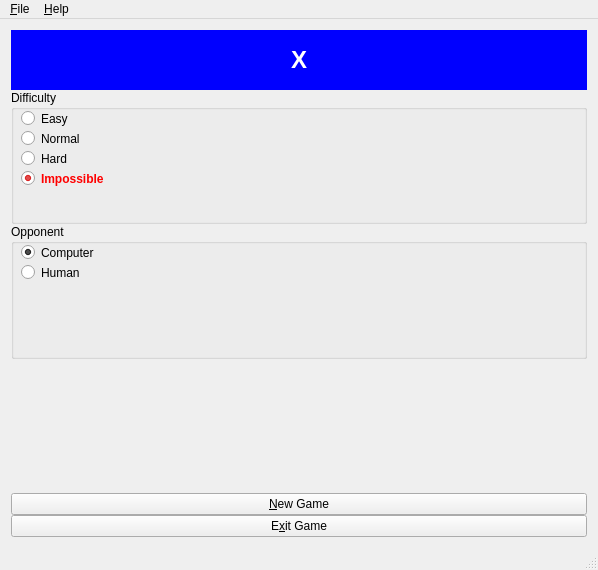
<?xml version="1.0" encoding="UTF-8"?>
<ui version="4.0">
 <class>winMainClass</class>
 <widget class="QMainWindow" name="winMainClass">
  <property name="windowModality">
   <enum>Qt::NonModal</enum>
  </property>
  <property name="geometry">
   <rect>
    <x>0</x>
    <y>0</y>
    <width>598</width>
    <height>570</height>
   </rect>
  </property>
  <property name="sizePolicy">
   <sizepolicy hsizetype="Expanding" vsizetype="Expanding">
    <horstretch>0</horstretch>
    <verstretch>0</verstretch>
   </sizepolicy>
  </property>
  <property name="sizeIncrement">
   <size>
    <width>0</width>
    <height>0</height>
   </size>
  </property>
  <property name="windowTitle">
   <string>Tic-Tac-Toe++ Alpha</string>
  </property>
  <property name="layoutDirection">
   <enum>Qt::LeftToRight</enum>
  </property>
  <property name="styleSheet">
   <string notr="true"/>
  </property>
  <widget class="QWidget" name="centralWidget">
   <layout class="QHBoxLayout" name="horizontalLayout_3">
    <item>
     <layout class="QGridLayout" name="grdGame">
      <property name="sizeConstraint">
       <enum>QLayout::SetDefaultConstraint</enum>
      </property>
     </layout>
    </item>
    <item>
     <layout class="QVBoxLayout" name="verticalLayout">
      <property name="spacing">
       <number>0</number>
      </property>
      <property name="sizeConstraint">
       <enum>QLayout::SetDefaultConstraint</enum>
      </property>
      <item>
       <widget class="QLabel" name="lblTurn">
        <property name="minimumSize">
         <size>
          <width>0</width>
          <height>31</height>
         </size>
        </property>
        <property name="maximumSize">
         <size>
          <width>16777215</width>
          <height>60</height>
         </size>
        </property>
        <property name="styleSheet">
         <string notr="true">background-color:blue;
color:white;
font-weight:bold;
font-size:24px;</string>
        </property>
        <property name="text">
         <string>X</string>
        </property>
        <property name="alignment">
         <set>Qt::AlignCenter</set>
        </property>
       </widget>
      </item>
      <item>
       <widget class="QGroupBox" name="grpDificil">
        <property name="minimumSize">
         <size>
          <width>199</width>
          <height>116</height>
         </size>
        </property>
        <property name="title">
         <string>Difficulty</string>
        </property>
        <widget class="QRadioButton" name="radEasy">
         <property name="geometry">
          <rect>
           <x>10</x>
           <y>20</y>
           <width>131</width>
           <height>17</height>
          </rect>
         </property>
         <property name="text">
          <string>Easy</string>
         </property>
         <property name="checked">
          <bool>false</bool>
         </property>
        </widget>
        <widget class="QRadioButton" name="radNormal">
         <property name="geometry">
          <rect>
           <x>10</x>
           <y>40</y>
           <width>131</width>
           <height>17</height>
          </rect>
         </property>
         <property name="text">
          <string>Normal</string>
         </property>
        </widget>
        <widget class="QRadioButton" name="radHard">
         <property name="geometry">
          <rect>
           <x>10</x>
           <y>60</y>
           <width>131</width>
           <height>17</height>
          </rect>
         </property>
         <property name="text">
          <string>Hard</string>
         </property>
        </widget>
        <widget class="QRadioButton" name="radImp">
         <property name="geometry">
          <rect>
           <x>10</x>
           <y>80</y>
           <width>131</width>
           <height>17</height>
          </rect>
         </property>
         <property name="styleSheet">
          <string notr="true">color:red;font-weight:bold;</string>
         </property>
         <property name="text">
          <string>Impossible</string>
         </property>
         <property name="checked">
          <bool>true</bool>
         </property>
        </widget>
       </widget>
      </item>
      <item>
       <widget class="QGroupBox" name="grpOpp">
        <property name="minimumSize">
         <size>
          <width>199</width>
          <height>60</height>
         </size>
        </property>
        <property name="title">
         <string>Opponent</string>
        </property>
        <widget class="QRadioButton" name="radComputer">
         <property name="geometry">
          <rect>
           <x>10</x>
           <y>20</y>
           <width>82</width>
           <height>17</height>
          </rect>
         </property>
         <property name="text">
          <string>Computer</string>
         </property>
         <property name="checked">
          <bool>true</bool>
         </property>
        </widget>
        <widget class="QRadioButton" name="radHuman">
         <property name="geometry">
          <rect>
           <x>10</x>
           <y>40</y>
           <width>82</width>
           <height>17</height>
          </rect>
         </property>
         <property name="text">
          <string>Human</string>
         </property>
        </widget>
        <zorder>radHuman</zorder>
        <zorder>radComputer</zorder>
       </widget>
      </item>
      <item>
       <widget class="QLabel" name="lblTaunt">
        <property name="maximumSize">
         <size>
          <width>285</width>
          <height>16777215</height>
         </size>
        </property>
        <property name="text">
         <string/>
        </property>
       </widget>
      </item>
      <item>
       <layout class="QVBoxLayout" name="layBtns">
        <property name="spacing">
         <number>0</number>
        </property>
        <item>
         <widget class="QPushButton" name="btnNew">
          <property name="minimumSize">
           <size>
            <width>200</width>
            <height>0</height>
           </size>
          </property>
          <property name="maximumSize">
           <size>
            <width>16777215</width>
            <height>16777215</height>
           </size>
          </property>
          <property name="text">
           <string>&amp;New Game</string>
          </property>
         </widget>
        </item>
        <item>
         <widget class="QPushButton" name="btnExit">
          <property name="text">
           <string>E&amp;xit Game</string>
          </property>
         </widget>
        </item>
       </layout>
      </item>
     </layout>
    </item>
   </layout>
  </widget>
  <widget class="QMenuBar" name="mnuMain">
   <property name="geometry">
    <rect>
     <x>0</x>
     <y>0</y>
     <width>598</width>
     <height>22</height>
    </rect>
   </property>
   <widget class="QMenu" name="mnuFile">
    <property name="title">
     <string>&amp;File</string>
    </property>
    <addaction name="mnuNewGame"/>
    <addaction name="mnuExit"/>
   </widget>
   <widget class="QMenu" name="mnuHelp">
    <property name="title">
     <string>&amp;Help</string>
    </property>
    <addaction name="mnuAbout"/>
    <addaction name="separator"/>
    <addaction name="mnuAboutQt"/>
   </widget>
   <addaction name="mnuFile"/>
   <addaction name="mnuHelp"/>
  </widget>
  <widget class="QStatusBar" name="statusBar"/>
  <action name="mnuNewGame">
   <property name="text">
    <string>&amp;New Game</string>
   </property>
   <property name="shortcut">
    <string>Ctrl+N</string>
   </property>
  </action>
  <action name="mnuExit">
   <property name="text">
    <string>E&amp;xit</string>
   </property>
  </action>
  <action name="mnuAbout">
   <property name="text">
    <string>&amp;About</string>
   </property>
  </action>
  <action name="mnuAboutQt">
   <property name="text">
    <string>About &amp;Qt</string>
   </property>
  </action>
 </widget>
 <layoutdefault spacing="6" margin="11"/>
 <resources>
  <include location="winmain.qrc"/>
 </resources>
 <connections/>
</ui>
